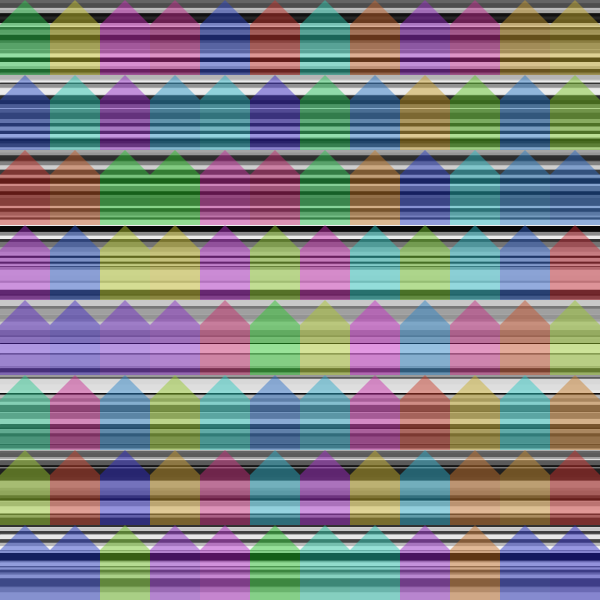
Frame 1 (no input)
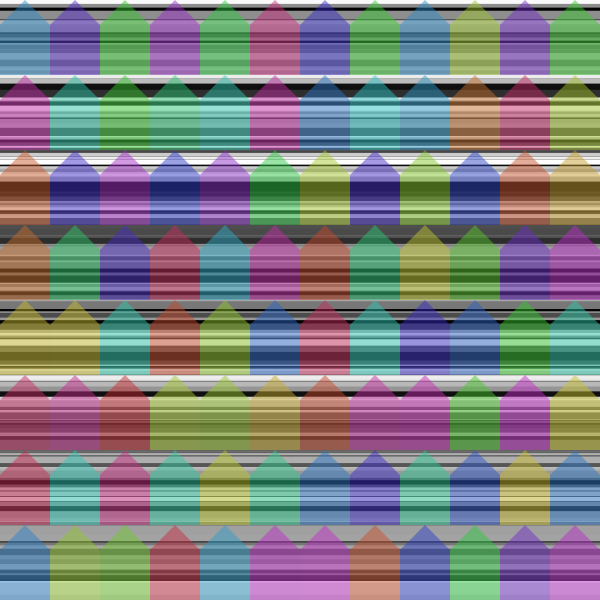
Frame 2 (the mouse pressed at the canvas centre, redrawn once)

The Processing sketch that drew these frames (run headless with seeded random() and noise(); the mouse was pressed at the canvas centre and the sketch redrawn once):

// Processing sketch: processing_40000
// ── processing_40000.pde

void setup()
{
  size(600, 600); 
  noStroke();
  noLoop();
}

void draw()
{
  // this for loop draws a bunch of horizontal ines
  // or random thikness and random shade of grey
  for(int i=0;i<height;i++){
    strokeWeight(random(30));
    stroke(random(255));
   line(0,i,width,i);
  } 
  
  // this nested loop draws a grid of houses
  for (int x=0;x<width;x+=50) {
    for (int y=25;y<width;y+=75) {
      house(x, y, 50, random(255));
    }
  }
}

//it is possible to have two fuctions with the same name
//as long as they have a different sets of arguments
void house() {
  int x=100;
  int y=100;
  int s=50;
  triangle(x, y, x+s, y, x+s/2, y-s/2);
  rect(x, y, s, s);
}

void house(float x, float y, float s, float c) {
  noStroke();
  colorMode(HSB,255);
  fill(c,200,200,120);
  triangle(x, y, x+s, y, x+s/2, y-s/2);
  rect(x, y, s, s);
}
